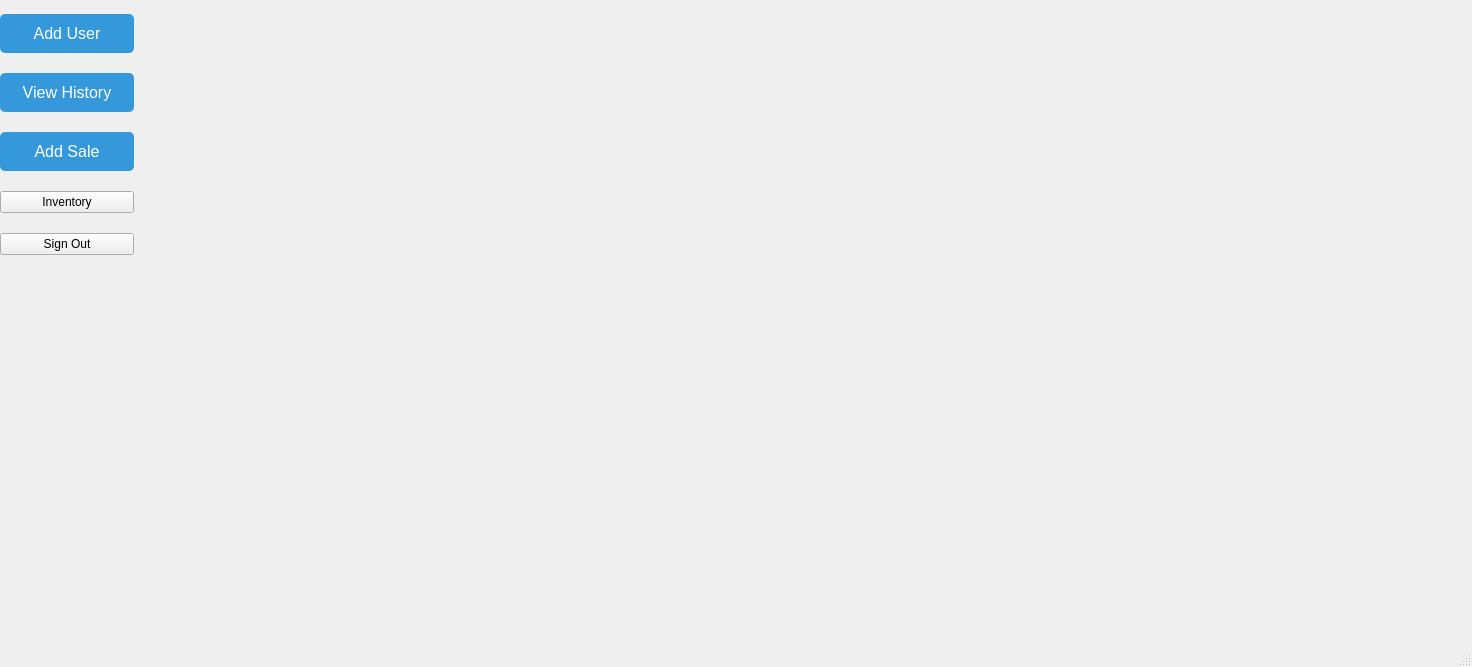
<?xml version="1.0" encoding="UTF-8"?>
<ui version="4.0">
 <class>MainWindow</class>
 <widget class="QMainWindow" name="MainWindow">
  <property name="geometry">
   <rect>
    <x>0</x>
    <y>0</y>
    <width>1472</width>
    <height>667</height>
   </rect>
  </property>
  <property name="windowTitle">
   <string>MainWindow</string>
  </property>
  <widget class="QWidget" name="centralwidget">
   <widget class="QWidget" name="verticalLayoutWidget">
    <property name="geometry">
     <rect>
      <x>140</x>
      <y>0</y>
      <width>1281</width>
      <height>571</height>
     </rect>
    </property>
    <layout class="QVBoxLayout" name="Container"/>
   </widget>
   <widget class="QWidget" name="layoutWidget">
    <property name="geometry">
     <rect>
      <x>0</x>
      <y>0</y>
      <width>134</width>
      <height>571</height>
     </rect>
    </property>
    <layout class="QVBoxLayout" name="verticalLayout">
     <item>
      <widget class="QPushButton" name="pushButton_AddUser">
       <property name="styleSheet">
        <string notr="true">background-color: #3498db;
color: white;
border: none;
padding: 10px 20px;
font-size: 16px;
border-radius: 5px;</string>
       </property>
       <property name="text">
        <string>Add User</string>
       </property>
      </widget>
     </item>
     <item>
      <widget class="QPushButton" name="pushButton_ViewHistory">
       <property name="styleSheet">
        <string notr="true">background-color: #3498db;
color: white;
border: none;
padding: 10px 20px;
font-size: 16px;
border-radius: 5px;</string>
       </property>
       <property name="text">
        <string>View History</string>
       </property>
      </widget>
     </item>
     <item>
      <widget class="QPushButton" name="pushButton_AddSale">
       <property name="styleSheet">
        <string notr="true">background-color: #3498db;
color: white;
border: none;
padding: 10px 20px;
font-size: 16px;
border-radius: 5px;</string>
       </property>
       <property name="text">
        <string>Add Sale</string>
       </property>
      </widget>
     </item>
     <item>
      <widget class="QPushButton" name="pushButton_Inventory">
       <property name="styleSheet">
        <string notr="true">background-color: #3498db;
color: white;
border: none;
padding: 10px 20px;
font-size: 16px;
border-radius: 5px;
hover{
 background-color:#FF00FF;
}

</string>
       </property>
       <property name="text">
        <string>Inventory</string>
       </property>
      </widget>
     </item>
     <item>
      <widget class="QPushButton" name="SignOut_Button">
       <property name="styleSheet">
        <string notr="true">background-color: #3498db;
color: white;
border: none;
padding: 10px 20px;
font-size: 16px;
border-radius: 5px;
hover{
 background-color:#FF00FF;
}

</string>
       </property>
       <property name="text">
        <string>Sign Out</string>
       </property>
      </widget>
     </item>
     <item>
      <spacer name="verticalSpacer">
       <property name="orientation">
        <enum>Qt::Vertical</enum>
       </property>
       <property name="sizeType">
        <enum>QSizePolicy::Fixed</enum>
       </property>
       <property name="sizeHint" stdset="0">
        <size>
         <width>20</width>
         <height>300</height>
        </size>
       </property>
      </spacer>
     </item>
    </layout>
   </widget>
  </widget>
  <widget class="QStatusBar" name="statusbar"/>
 </widget>
 <resources/>
 <connections/>
</ui>
